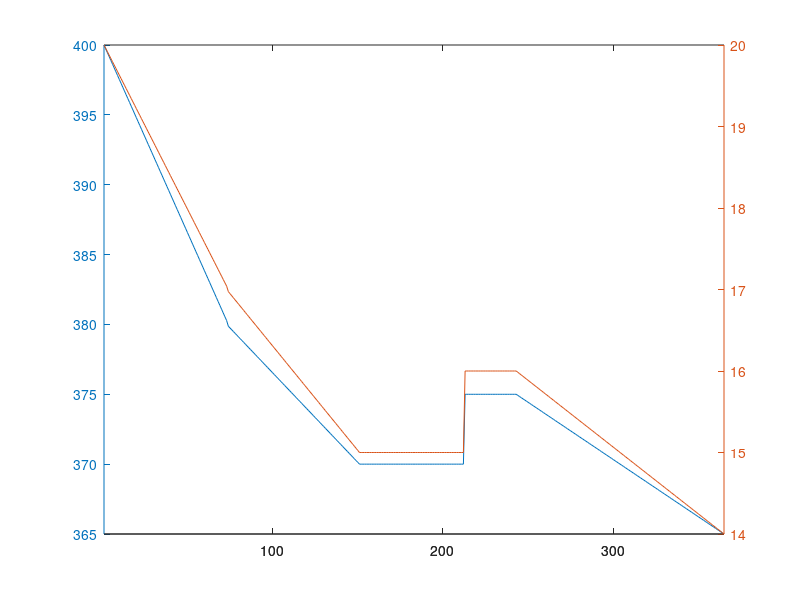

This chart was generated by the following MATLAB code:
clear all;
clc;
%% Program code for AB1
% Find the electricity price given the conditions in the problem
%% Construct the hydro generation schedule
% Define the intervals for the hydro generation schedule
int1 = @(x) x>0 & x<=73;
int2 = @(x) x>73 & x<=151;
int3 = @(x) x>151 & x<=243;
int4 = @(x) x>243 & x<=365;

% Define the hydro generation schedule functions
landskraft = @(x) (((21-19)/(73)).*(x-1) + 19).*int1(x) + 21.*int2(x)...
                    + 21.*int3(x) ...
                    + (((22-21)/(365-243)).*(x-243) + 21).*int4(x);
bygdens = @(x) (((10-9)/(73)).*(x-1) + 9).*int1(x)...
                    + (((11-10)/(151-73)).*(x-73) + 10).*int2(x)...
                    + 11.*int3(x) ...
                    + (((12-11)/(365-243)).*(x-243) + 11).*int4(x);
stads = @(x) 6.*int1(x) + (((7-6)/(151-73)).*(x-73) + 6).*int2(x) ...
                    + 7.*int3(x) + 7.*int4(x);

%% Construct the nuclear generation schedule
% Define the intervals for the nuclear schedule

nuc_int1 = @(x) x>0 & x<=212;
nuc_int2 = @(x) x>212 & x<=365;

% Define the Nuclear generation schedule function
stralinge = @(x) 26.*nuc_int1(x) + 25.*nuc_int2(x);

%% Determine the demand for thermal power plants
x = 1:365;
hydro_agg = landskraft(x) + bygdens(x) + stads(x);
residual_demand = 80 - hydro_agg; % Subtract constant load by hydro

thermal_demand = residual_demand - stralinge(x);
plot(x, thermal_demand);
xlim([1 365])
ylim([0 max(thermal_demand)+1])

%% Determine the electricity price given the load demand
% Assume production varies linearly with the variable cost range
chp = [14 100 380];
cc = [9 360 420];
oil = [6 500 560];
gas = [1 800 900];

chp_int1 = @(x) x>100 & x<=380;
chp_int2 = @(x) x>380;
cc_int1 = @(x) x>360 & x<=420;
cc_int2 = @(x) x>420;
oil_int1 = @(x) x>500 & x<=560;
oil_int2 = @(x) x>560;
gas_int1 = @(x) x>800 & x<=900;
gas_int2 = @(x) x>900;

x=1:900;
thermal_agg = @(x) (chp(1)/(chp(3)-chp(2))).*(x-chp(2)).*chp_int1(x) +chp(1).*chp_int2(x)...
                    +(cc(1)/(cc(3)-cc(2))).*(x-cc(2)).*cc_int1(x) + cc(1).*cc_int2(x)...
                    +(oil(1)/(oil(3)-oil(2))).*(x-oil(2)).*oil_int1(x) + oil(1).*oil_int2(x)...
                    +(gas(1)/(gas(3)-gas(2))).*(x-gas(2)).*gas_int1(x) + gas(1).*gas_int2(x);

thermal_supply = thermal_agg(x);
price = zeros(1,365);
for i=1:length(thermal_demand)
    temp = thermal_demand(i) - thermal_supply;
    val = find(temp<0,1);
    price(i) =((thermal_demand(i)-thermal_supply(val-1))/(thermal_supply(val)-thermal_supply(val-1)))+(val-1);
end
x=1:365;
plotyy(x,price,x,thermal_demand);